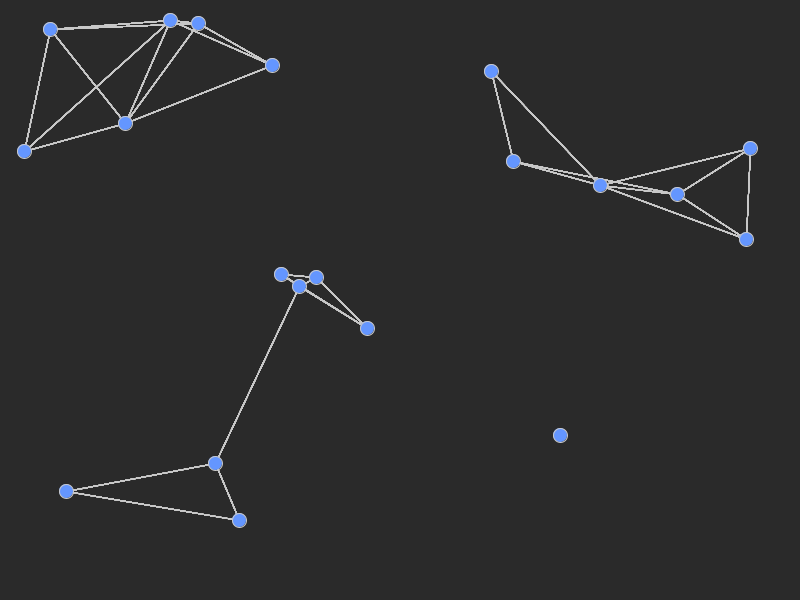
Frame 1 (no input)
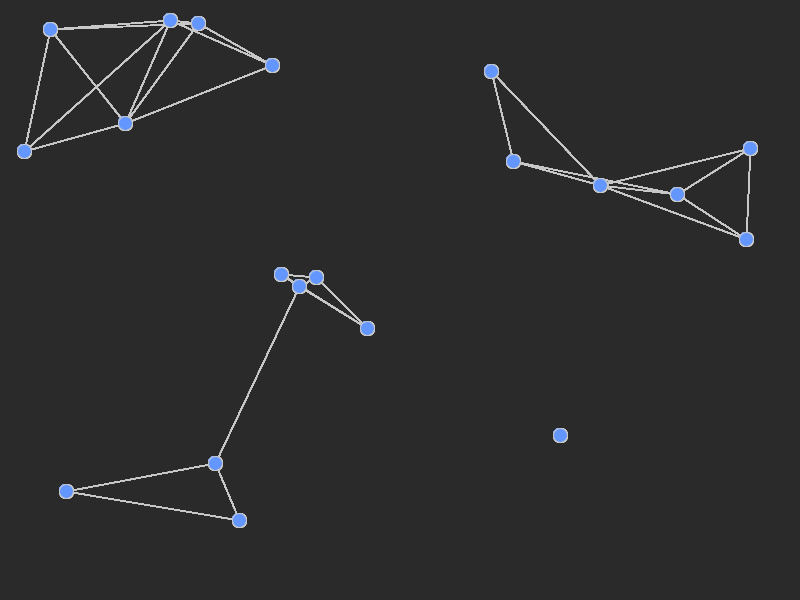
Frame 60 (the mouse pressed at the canvas centre just before this capture)
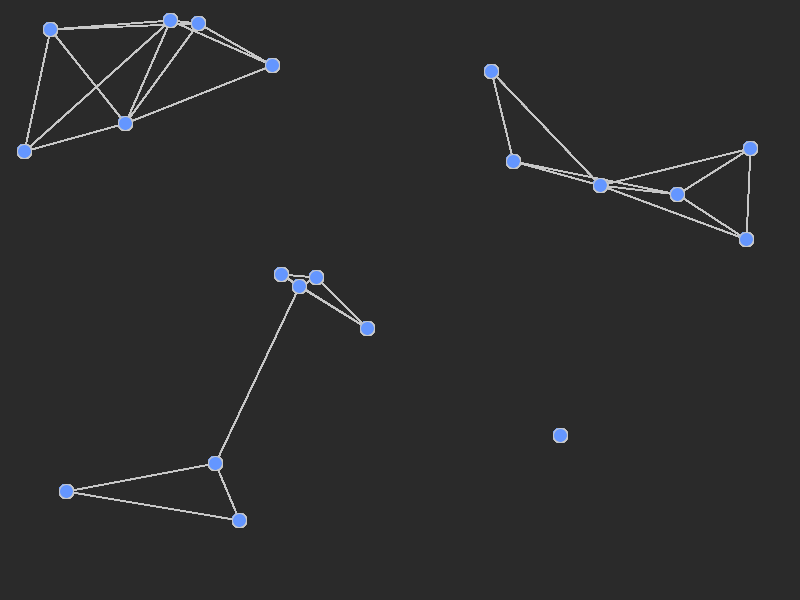
Frame 120 (the mouse held since frame 60 and released just before this capture)

The Processing sketch that drew these frames (run headless with seeded random() and noise(); from frame 60 on, the mouse is pressed at the canvas centre):

// Processing sketch: NodeWeb
// ── NodeWeb.pde
ArrayList<Node> nodes = new ArrayList<Node>();

void setup() {
  size(800, 600);
  background(42);
  
  scatter(20);
}


void draw() {
  for (Node n : nodes) {
    n.connect(nodes);
  }
  for (Node n : nodes) {
    n.show();
  }
}

void scatter(int num) {
  for (int i = 0; i < num; i++) {
    nodes.add(new Node());
  }
  for (Node n : nodes) {
    n.fixOverlap(nodes);
  }
}
// ── Node.pde
class Node {
  
  public PVector pos = new PVector();
  float r = 7;
  
  Node(float x, float y) {
    pos.x = x;
    pos.y = y;
  }
  
  Node() {
    pos.x = floor(random(r + 5, width - r - 5));
    pos.y = floor(random(r + 5, height - r - 5));
  }
  
  void connect(ArrayList<Node> node) {
    ArrayList<Node> node2 = node;
    stroke(200);
    fill(100,150,255);
    
    for (Node n : node) {
      for (Node n2 : node2) {
        if (n != n2 && n != this && n2 != this) {
          //Check occlusion and range
          if ((pos.y - n.pos.y) / (pos.x - n.pos.x) != (pos.y - n2.pos.y) / (pos.x - n2.pos.x)) {
            if (dist(pos.x, pos.y, n.pos.x, n.pos.y) <= 200) {
              line(pos.x, pos.y, n.pos.x, n.pos.y);
            }
          }
        }
      }
    }
  }
  
  void show() {
    stroke(200);
    fill(100,150,255);
    ellipse(pos.x, pos.y, 2 * r, 2 * r);
  }
  
  void fixOverlap(ArrayList<Node> node) {
    for (Node n : node) {
      if (n != this) {
        if (dist(pos.x, pos.y, n.pos.x, n.pos.y) <= 2 * (r + 2)) {
          pos.x = floor(random(r + 5, width - r - 5));
          pos.y = floor(random(r + 5, height - r - 5));
          fixOverlap(node);
          break;
        }
      }
    }
  }
  
}
// ── RigidBody.pde
class RigidBody {
  PVector pos = new PVector();
  PVector vel = new PVector(0, 0);
  PVector acc = new PVector(0, 0);
  
  float radius;
  
  
  
  RigidBody(PVector _pos, float _radius) {
    pos = _pos;
    radius = _radius;
  }
  
  RigidBody(float x, float y, float _radius) {
    pos = new PVector(x, y);
    radius = _radius;
  }
  
  
  
  void applyForce(PVector force) {
    acc.add(force);
  }
  
  void nullForce() {
    acc.mult(0);
  }
  
  
  
  void edgeCheck() {
    if (pos.x > width - radius || pos.x < radius) {
      vel.x *= -1;
    }
    if (pos.y > height - radius || pos.y < radius) {
      vel.y += -1;
    }
  }
  
  void update() {
    edgeCheck();
    
    pos.add(vel);
    vel.add(acc);
    
    if (abs(acc.mag()) < 0.5) {
      acc.mult(0);
    }
    
    acc.div(2);
  }
}
